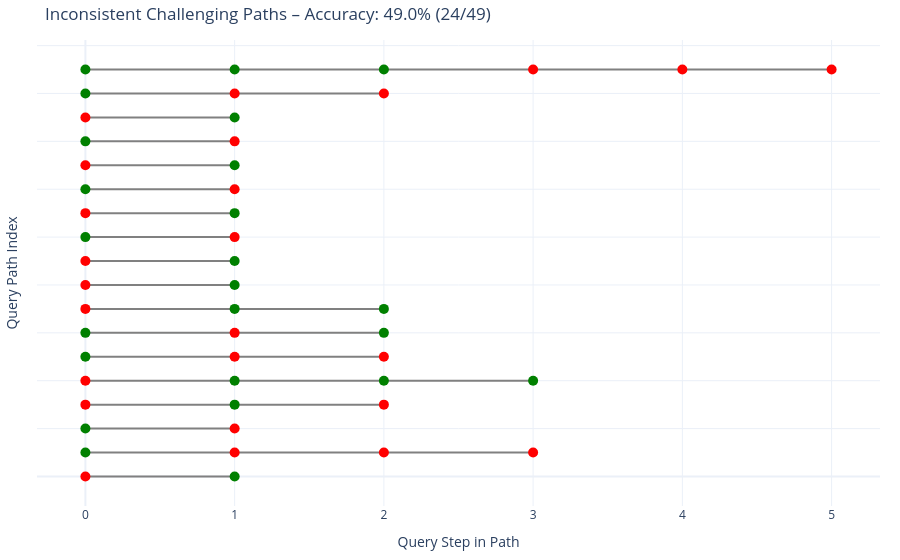

Notebook code for this chart:
### Code cell
def plot_inconsistent_paths_by_difficulty(difficulty_level):
    fig = go.Figure()
    y_offset = 0

    def truncate(text, max_len=100):
        return text if len(text) <= max_len else text[:max_len] + "..."

    total = 0
    correct = 0

    for entry in data:
        path = entry["path"]
        if not path or path[0]["difficulty"] != difficulty_level:
            continue
        if len(path) <= 1:
            continue
        for step in path:
            if step['correct'] == None:
                step['correct'] = 0
        correct_count = sum(step['correct'] for step in path)
        if correct_count == 0 or correct_count == len(path):
            continue  # skip fully correct or fully wrong paths

        total += len(path)
        correct += correct_count

        x_vals = list(range(len(path)))
        y_vals = [y_offset] * len(path)
        colors = ['green' if step['correct'] == 1 else 'red' for step in path]
        hover_texts = [
            f"QID: {step['question_id']}<br>"
            f"<b>Difficulty:</b> {step['difficulty']}<br>"
            f"<b>Correct:</b> {'✅' if step['correct'] else '❌'}<br><br>"
            f"<b>GT:</b> {truncate(step['gt_query'])}<br><br>"
            f"<b>Pred:</b> {truncate(step['predicted_query'])}"
            for step in path
        ]

        fig.add_trace(go.Scatter(
            x=x_vals,
            y=y_vals,
            mode='lines+markers',
            marker=dict(color=colors, size=10),
            line=dict(color='gray', width=2),
            text=hover_texts,
            hoverinfo='text',
            showlegend=False
        ))

        y_offset += 1

    accuracy = (correct / total * 100) if total > 0 else 0

    fig.update_layout(
        title=f"Inconsistent {difficulty_level.capitalize()} Paths – Accuracy: {accuracy:.1f}% ({correct}/{total})",
        xaxis_title="Query Step in Path",
        yaxis_title="Query Path Index",
        yaxis=dict(showticklabels=False),
        template="plotly_white",
        height=400 + 50 * y_offset,
        margin=dict(l=20, r=20, t=40, b=20),
    )
    fig.show()

plot_inconsistent_paths_by_difficulty("challenging")

### Figure 1 — Plotly figure (JSON) as saved in the notebook; plotly's stock layout.template omitted (floating-point values rounded to 4 significant figures)
{"data": [{"hoverinfo": "text", "line": {"color": "gray", "width": 2}, "marker": {"color": ["red", "green"], "size": 10}, "mode": "lines+markers", "showlegend": false, "text": ["QID: 1476<br><b>Difficulty:</b> challenging<br><b>Correct:</b> ❌<br><br><b>GT:</b> SELECT SUM(CASE WHEN T1.Currency = 'CZK' THEN CAST(T2.Consumption AS float) ELSE 0 END) -SUM(CASE WH...<br><br><b>Pred:</b> SELECT     SUM(CASE WHEN c.currency = 'CZK' THEN t.amount ELSE 0 END) AS total_consumption_czk,     ...", "QID: 1476<br><b>Difficulty:</b> challenging<br><b>Correct:</b> ✅<br><br><b>GT:</b> SELECT SUM(CASE WHEN T1.Currency = 'CZK' THEN CAST(T2.Consumption AS float) ELSE 0 END) -SUM(CASE WH...<br><br><b>Pred:</b> SELECT     ABS(SUM(CASE WHEN c.currency = 'CZK' THEN CAST(ym.consumption AS FLOAT) ELSE 0 END) - SUM..."], "type": "scatter", "x": [0, 1], "y": [0, 0]}, {"hoverinfo": "text", "line": {"color": "gray", "width": 2}, "marker": {"color": ["green", "red", "red", "red"], "size": 10}, "mode": "lines+markers", "showlegend": false, "text": ["QID: 1189<br><b>Difficulty:</b> challenging<br><b>Correct:</b> ✅<br><br><b>GT:</b> SELECT COUNT(*) FROM Examination<br><br><b>Pred:</b> SELECT COUNT(*) FROM Examination", "QID: 1189<br><b>Difficulty:</b> challenging<br><b>Correct:</b> ❌<br><br><b>GT:</b> SELECT COUNT(*) FROM Examination WHERE Thrombosis = 2<br><br><b>Pred:</b> SELECT COUNT(*) FROM Examination WHERE thrombosis_level = 2", "QID: 1189<br><b>Difficulty:</b> challenging<br><b>Correct:</b> ❌<br><br><b>GT:</b> SELECT COUNT(*) FROM Examination WHERE Thrombosis = 2 AND \"ANA Pattern\" = 'S'<br><br><b>Pred:</b> SELECT COUNT(*) FROM Examination WHERE thrombosis_level = 2 AND ana_pattern = 'S'", "QID: 1189<br><b>Difficulty:</b> challenging<br><b>Correct:</b> ❌<br><br><b>GT:</b> SELECT COUNT(*) FROM Examination WHERE Thrombosis = 2 AND \"ANA Pattern\" = 'S' AND \"aCL IgM\" > (SELEC...<br><br><b>Pred:</b> SELECT COUNT(*) FROM Examination WHERE thrombosis_level = 2 AND ana_pattern = 'S' AND `aCL IgM` > (S..."], "type": "scatter", "x": [0, 1, 2, 3], "y": [1, 1, 1, 1]}, {"hoverinfo": "text", "line": {"color": "gray", "width": 2}, "marker": {"color": ["green", "red"], "size": 10}, "mode": "lines+markers", "showlegend": false, "text": ["QID: 1042<br><b>Difficulty:</b> challenging<br><b>Correct:</b> ✅<br><br><b>GT:</b> SELECT t1.name FROM League AS t1 INNER JOIN Match AS t2 ON t1.id = t2.league_id<br><br><b>Pred:</b> SELECT DISTINCT League.name FROM League JOIN Match ON League.id = Match.league_id", "QID: 1042<br><b>Difficulty:</b> challenging<br><b>Correct:</b> ❌<br><br><b>GT:</b> SELECT t1.name FROM League AS t1 INNER JOIN Match AS t2 ON t1.id = t2.league_id WHERE t2.season = '2...<br><br><b>Pred:</b> SELECT League.name FROM League JOIN Match ON League.id = Match.league_id WHERE Match.season = '2009 ..."], "type": "scatter", "x": [0, 1], "y": [2, 2]}, {"hoverinfo": "text", "line": {"color": "gray", "width": 2}, "marker": {"color": ["red", "green", "red"], "size": 10}, "mode": "lines+markers", "showlegend": false, "text": ["QID: 988<br><b>Difficulty:</b> challenging<br><b>Correct:</b> ❌<br><br><b>GT:</b> SELECT T2.forename, T2.surname FROM pitStops AS T1 INNER JOIN drivers AS T2 ON T1.driverId = T2.driv...<br><br><b>Pred:</b> SELECT d.forename, d.surname FROM drivers d JOIN pitStops ps ON ps.driverid = d.driverid WHERE d.nat...", "QID: 988<br><b>Difficulty:</b> challenging<br><b>Correct:</b> ✅<br><br><b>GT:</b> SELECT T2.forename, T2.surname FROM pitStops AS T1 INNER JOIN drivers AS T2 ON T1.driverId = T2.driv...<br><br><b>Pred:</b> SELECT d.forename, d.surname FROM drivers d JOIN pitStops ps ON ps.driverid = d.driverid WHERE d.nat...", "QID: 988<br><b>Difficulty:</b> challenging<br><b>Correct:</b> ❌<br><br><b>GT:</b> SELECT T2.forename, T2.surname FROM pitStops AS T1 INNER JOIN drivers AS T2 ON T1.driverId = T2.driv...<br><br><b>Pred:</b> SELECT d.forename, d.surname, AVG(ps.duration) AS average_pitstop_duration FROM drivers d JOIN pitSt..."], "type": "scatter", "x": [0, 1, 2], "y": [3, 3, 3]}, {"hoverinfo": "text", "line": {"color": "gray", "width": 2}, "marker": {"color": ["red", "green", "green", "green"], "size": 10}, "mode": "lines+markers", "showlegend": false, "text": ["QID: 990<br><b>Difficulty:</b> challenging<br><b>Correct:</b> ❌<br><br><b>GT:</b> SELECT T3.constructorRef, T3.url FROM results AS T1 INNER JOIN races AS T2 ON T1.raceId = T2.raceId ...<br><br><b>Pred:</b> SELECT constructors.constructorref, constructors.url FROM constructors JOIN results ON constructors....", "QID: 990<br><b>Difficulty:</b> challenging<br><b>Correct:</b> ✅<br><br><b>GT:</b> SELECT T3.constructorRef, T3.url FROM results AS T1 INNER JOIN races AS T2 ON T1.raceId = T2.raceId ...<br><br><b>Pred:</b> SELECT DISTINCT constructors.constructorref, constructors.url FROM constructors JOIN results ON cons...", "QID: 990<br><b>Difficulty:</b> challenging<br><b>Correct:</b> ✅<br><br><b>GT:</b> SELECT T3.constructorRef, T3.url FROM results AS T1 INNER JOIN races AS T2 ON T1.raceId = T2.raceId ...<br><br><b>Pred:</b> SELECT DISTINCT constructors.constructorref, constructors.url FROM constructors JOIN results ON cons...", "QID: 990<br><b>Difficulty:</b> challenging<br><b>Correct:</b> ✅<br><br><b>GT:</b> SELECT T3.constructorRef, T3.url FROM results AS T1 INNER JOIN races AS T2 ON T1.raceId = T2.raceId ...<br><br><b>Pred:</b> SELECT constructors.constructorref, constructors.url FROM constructors JOIN results ON constructors...."], "type": "scatter", "x": [0, 1, 2, 3], "y": [4, 4, 4, 4]}, {"hoverinfo": "text", "line": {"color": "gray", "width": 2}, "marker": {"color": ["green", "red", "red"], "size": 10}, "mode": "lines+markers", "showlegend": false, "text": ["QID: 769<br><b>Difficulty:</b> challenging<br><b>Correct:</b> ✅<br><br><b>GT:</b> SELECT T1.superhero_name FROM superhero AS T1 INNER JOIN hero_attribute AS T2 ON T1.id = T2.hero_id ...<br><br><b>Pred:</b> SELECT superhero.superhero_name FROM superhero JOIN hero_attribute ON superhero.id = hero_attribute....", "QID: 769<br><b>Difficulty:</b> challenging<br><b>Correct:</b> ❌<br><br><b>GT:</b> SELECT T1.superhero_name FROM superhero AS T1 INNER JOIN hero_attribute AS T2 ON T1.id = T2.hero_id ...<br><br><b>Pred:</b> SELECT superhero.superhero_name FROM superhero JOIN publisher ON superhero.publisher_id = publisher....", "QID: 769<br><b>Difficulty:</b> challenging<br><b>Correct:</b> ❌<br><br><b>GT:</b> SELECT T1.superhero_name FROM superhero AS T1 INNER JOIN hero_attribute AS T2 ON T1.id = T2.hero_id ...<br><br><b>Pred:</b> SELECT superhero.superhero_name FROM superhero JOIN publisher ON superhero.publisher_id = publisher...."], "type": "scatter", "x": [0, 1, 2], "y": [5, 5, 5]}, {"hoverinfo": "text", "line": {"color": "gray", "width": 2}, "marker": {"color": ["green", "red", "green"], "size": 10}, "mode": "lines+markers", "showlegend": false, "text": ["QID: 773<br><b>Difficulty:</b> challenging<br><b>Correct:</b> ✅<br><br><b>GT:</b> SELECT T1.superhero_name, T2.publisher_name FROM superhero AS T1 INNER JOIN publisher AS T2 ON T1.pu...<br><br><b>Pred:</b> SELECT superhero.superhero_name, publisher.publisher_name FROM superhero JOIN publisher ON superhero...", "QID: 773<br><b>Difficulty:</b> challenging<br><b>Correct:</b> ❌<br><br><b>GT:</b> SELECT T1.superhero_name, T2.publisher_name FROM superhero AS T1 INNER JOIN publisher AS T2 ON T1.pu...<br><br><b>Pred:</b> SELECT s1.superhero_name AS superhero_name_1, s2.superhero_name AS superhero_name_2, p.publisher_nam...", "QID: 773<br><b>Difficulty:</b> challenging<br><b>Correct:</b> ✅<br><br><b>GT:</b> SELECT T1.superhero_name, T2.publisher_name FROM superhero AS T1 INNER JOIN publisher AS T2 ON T1.pu...<br><br><b>Pred:</b> SELECT superhero.superhero_name, publisher.publisher_name FROM superhero JOIN publisher ON superhero..."], "type": "scatter", "x": [0, 1, 2], "y": [6, 6, 6]}, {"hoverinfo": "text", "line": {"color": "gray", "width": 2}, "marker": {"color": ["red", "green", "green"], "size": 10}, "mode": "lines+markers", "showlegend": false, "text": ["QID: 586<br><b>Difficulty:</b> challenging<br><b>Correct:</b> ❌<br><br><b>GT:</b> SELECT T3.DisplayName, T1.Title FROM posts AS T1 INNER JOIN votes AS T2 ON T1.Id = T2.PostId INNER J...<br><br><b>Pred:</b> SELECT u.displayname AS user_name, p.title AS post_title FROM votes v JOIN users u ON v.userid = u.i...", "QID: 586<br><b>Difficulty:</b> challenging<br><b>Correct:</b> ✅<br><br><b>GT:</b> SELECT T3.DisplayName, T1.Title FROM posts AS T1 INNER JOIN votes AS T2 ON T1.Id = T2.PostId INNER J...<br><br><b>Pred:</b> SELECT u.displayname AS user_name, p.title AS post_title FROM votes v JOIN users u ON v.userid = u.i...", "QID: 586<br><b>Difficulty:</b> challenging<br><b>Correct:</b> ✅<br><br><b>GT:</b> SELECT T3.DisplayName, T1.Title FROM posts AS T1 INNER JOIN votes AS T2 ON T1.Id = T2.PostId INNER J...<br><br><b>Pred:</b> SELECT u.displayname AS user_name, p.title AS post_title FROM votes v JOIN users u ON v.userid = u.i..."], "type": "scatter", "x": [0, 1, 2], "y": [7, 7, 7]}, {"hoverinfo": "text", "line": {"color": "gray", "width": 2}, "marker": {"color": ["red", "green"], "size": 10}, "mode": "lines+markers", "showlegend": false, "text": ["QID: 477<br><b>Difficulty:</b> challenging<br><b>Correct:</b> ❌<br><br><b>GT:</b> SELECT T1.artist FROM cards AS T1 INNER JOIN sets AS T2 ON T2.code = T1.setCode<br><br><b>Pred:</b> SELECT DISTINCT cards.artist FROM cards JOIN sets ON cards.setcode = sets.code WHERE sets.code = 'SE...", "QID: 477<br><b>Difficulty:</b> challenging<br><b>Correct:</b> ✅<br><br><b>GT:</b> SELECT T1.artist FROM cards AS T1 INNER JOIN sets AS T2 ON T2.code = T1.setCode WHERE (T2.name = 'Co...<br><br><b>Pred:</b> SELECT DISTINCT cards.artist FROM cards JOIN sets ON cards.setcode = sets.code WHERE sets.name = 'Co..."], "type": "scatter", "x": [0, 1], "y": [8, 8]}, {"hoverinfo": "text", "line": {"color": "gray", "width": 2}, "marker": {"color": ["red", "green"], "size": 10}, "mode": "lines+markers", "showlegend": false, "text": ["QID: 528<br><b>Difficulty:</b> challenging<br><b>Correct:</b> ❌<br><br><b>GT:</b> SELECT DISTINCT T2.name, CASE WHEN T1.status = 'Legal' THEN T1.format ELSE NULL END FROM legalities ...<br><br><b>Pred:</b> SELECT c.name, l.format FROM cards c LEFT JOIN legalities l ON c.uuid = l.uuid WHERE l.status = 'Leg...", "QID: 528<br><b>Difficulty:</b> challenging<br><b>Correct:</b> ✅<br><br><b>GT:</b> SELECT DISTINCT T2.name, CASE WHEN T1.status = 'Legal' THEN T1.format ELSE NULL END FROM legalities ...<br><br><b>Pred:</b> SELECT c.name, l.format FROM cards c JOIN sets s ON c.setcode = s.code LEFT JOIN legalities l ON c.u..."], "type": "scatter", "x": [0, 1], "y": [9, 9]}, {"hoverinfo": "text", "line": {"color": "gray", "width": 2}, "marker": {"color": ["green", "red"], "size": 10}, "mode": "lines+markers", "showlegend": false, "text": ["QID: 207<br><b>Difficulty:</b> challenging<br><b>Correct:</b> ✅<br><br><b>GT:</b> SELECT DISTINCT T1.element FROM atom AS T1 INNER JOIN bond AS T2 ON T1.molecule_id = T2.molecule_id ...<br><br><b>Pred:</b> SELECT DISTINCT a.element FROM atom a JOIN connected c ON a.atom_id = c.atom_id OR a.atom_id = c.ato...", "QID: 207<br><b>Difficulty:</b> challenging<br><b>Correct:</b> ❌<br><br><b>GT:</b> SELECT DISTINCT T1.element FROM atom AS T1 INNER JOIN bond AS T2 ON T1.molecule_id = T2.molecule_id ...<br><br><b>Pred:</b> SELECT DISTINCT a.element FROM atom a JOIN connected c ON a.atom_id = c.atom_id OR a.atom_id = c.ato..."], "type": "scatter", "x": [0, 1], "y": [10, 10]}, {"hoverinfo": "text", "line": {"color": "gray", "width": 2}, "marker": {"color": ["red", "green"], "size": 10}, "mode": "lines+markers", "showlegend": false, "text": ["QID: 231<br><b>Difficulty:</b> challenging<br><b>Correct:</b> ❌<br><br><b>GT:</b> SELECT T.bond_type FROM (SELECT T1.bond_type, COUNT(T1.molecule_id) FROM bond AS T1<br><br><b>Pred:</b> SELECT bond_type, COUNT(*) AS count FROM bond WHERE molecule_id = 'TR010' GROUP BY bond_type", "QID: 231<br><b>Difficulty:</b> challenging<br><b>Correct:</b> ✅<br><br><b>GT:</b> SELECT T.bond_type FROM (SELECT T1.bond_type, COUNT(T1.molecule_id) FROM bond AS T1 WHERE T1.molecul...<br><br><b>Pred:</b> SELECT bond_type FROM bond WHERE molecule_id = 'TR010' GROUP BY bond_type ORDER BY COUNT(*) DESC LIM..."], "type": "scatter", "x": [0, 1], "y": [11, 11]}, {"hoverinfo": "text", "line": {"color": "gray", "width": 2}, "marker": {"color": ["green", "red"], "size": 10}, "mode": "lines+markers", "showlegend": false, "text": ["QID: 247<br><b>Difficulty:</b> challenging<br><b>Correct:</b> ✅<br><br><b>GT:</b> SELECT DISTINCT T.element FROM atom AS T<br><br><b>Pred:</b> SELECT DISTINCT element FROM atom", "QID: 247<br><b>Difficulty:</b> challenging<br><b>Correct:</b> ❌<br><br><b>GT:</b> SELECT DISTINCT T.element FROM atom AS T WHERE NOT T.element IN (SELECT DISTINCT T1.element FROM ato...<br><br><b>Pred:</b> SELECT element FROM atom WHERE atom_id NOT IN (SELECT atom_id FROM connected UNION SELECT atom_id2 F..."], "type": "scatter", "x": [0, 1], "y": [12, 12]}, {"hoverinfo": "text", "line": {"color": "gray", "width": 2}, "marker": {"color": ["red", "green"], "size": 10}, "mode": "lines+markers", "showlegend": false, "text": ["QID: 249<br><b>Difficulty:</b> challenging<br><b>Correct:</b> ❌<br><br><b>GT:</b> SELECT T2.element FROM connected AS T1 INNER JOIN atom AS T2 ON T1.atom_id = T2.atom_id<br><br><b>Pred:</b> SELECT a.element FROM atom a JOIN connected c ON a.atom_id = c.atom_id2 WHERE c.bond_id IN (     SEL...", "QID: 249<br><b>Difficulty:</b> challenging<br><b>Correct:</b> ✅<br><br><b>GT:</b> SELECT T2.element FROM connected AS T1 INNER JOIN atom AS T2 ON T1.atom_id = T2.atom_id WHERE T1.bon...<br><br><b>Pred:</b> SELECT a.element FROM atom a JOIN connected c ON a.atom_id = c.atom_id WHERE c.bond_id = 'TR144_8_19..."], "type": "scatter", "x": [0, 1], "y": [13, 13]}, {"hoverinfo": "text", "line": {"color": "gray", "width": 2}, "marker": {"color": ["green", "red"], "size": 10}, "mode": "lines+markers", "showlegend": false, "text": ["QID: 253<br><b>Difficulty:</b> challenging<br><b>Correct:</b> ✅<br><br><b>GT:</b> SELECT DISTINCT T3.element FROM bond AS T1 INNER JOIN connected AS T2 ON T1.bond_id = T2.bond_id INN...<br><br><b>Pred:</b> SELECT DISTINCT a.element FROM atom a JOIN connected c ON a.atom_id = c.atom_id OR a.atom_id = c.ato...", "QID: 253<br><b>Difficulty:</b> challenging<br><b>Correct:</b> ❌<br><br><b>GT:</b> SELECT DISTINCT T3.element FROM bond AS T1 INNER JOIN connected AS T2 ON T1.bond_id = T2.bond_id INN...<br><br><b>Pred:</b> SELECT DISTINCT a.element FROM atom a JOIN connected c ON a.atom_id = c.atom_id OR a.atom_id = c.ato..."], "type": "scatter", "x": [0, 1], "y": [14, 14]}, {"hoverinfo": "text", "line": {"color": "gray", "width": 2}, "marker": {"color": ["red", "green"], "size": 10}, "mode": "lines+markers", "showlegend": false, "text": ["QID: 268<br><b>Difficulty:</b> challenging<br><b>Correct:</b> ❌<br><br><b>GT:</b> SELECT T2.element FROM connected AS T1 INNER JOIN atom AS T2 ON T1.atom_id = T2.atom_id<br><br><b>Pred:</b> SELECT a.element FROM atom a JOIN connected c ON a.atom_id = c.atom_id2 WHERE c.atom_id = 'specific_...", "QID: 268<br><b>Difficulty:</b> challenging<br><b>Correct:</b> ✅<br><br><b>GT:</b> SELECT T2.element FROM connected AS T1 INNER JOIN atom AS T2 ON T1.atom_id = T2.atom_id WHERE T1.bon...<br><br><b>Pred:</b> SELECT a.element FROM atom a JOIN connected c ON a.atom_id = c.atom_id OR a.atom_id = c.atom_id2 WHE..."], "type": "scatter", "x": [0, 1], "y": [15, 15]}, {"hoverinfo": "text", "line": {"color": "gray", "width": 2}, "marker": {"color": ["green", "red", "red"], "size": 10}, "mode": "lines+markers", "showlegend": false, "text": ["QID: 28<br><b>Difficulty:</b> challenging<br><b>Correct:</b> ✅<br><br><b>GT:</b> SELECT T2.School, T2.DOC FROM frpm AS T1 INNER JOIN schools AS T2 ON T1.CDSCode = T2.CDSCode<br><br><b>Pred:</b> SELECT s.school, s.doc FROM schools s JOIN frpm f ON s.cdscode = f.cdscode", "QID: 28<br><b>Difficulty:</b> challenging<br><b>Correct:</b> ❌<br><br><b>GT:</b> SELECT T2.School, T2.DOC FROM frpm AS T1 INNER JOIN schools AS T2 ON T1.CDSCode = T2.CDSCode WHERE T...<br><br><b>Pred:</b> SELECT s.school, s.doc FROM schools s JOIN frpm f ON s.cdscode = f.cdscode WHERE f.`Charter Funding ...", "QID: 28<br><b>Difficulty:</b> challenging<br><b>Correct:</b> ❌<br><br><b>GT:</b> SELECT T2.School, T2.DOC FROM frpm AS T1 INNER JOIN schools AS T2 ON T1.CDSCode = T2.CDSCode WHERE T...<br><br><b>Pred:</b> SELECT s.school, s.doc FROM schools s JOIN frpm f ON s.cdscode = f.cdscode WHERE f.`Charter Funding ..."], "type": "scatter", "x": [0, 1, 2], "y": [16, 16, 16]}, {"hoverinfo": "text", "line": {"color": "gray", "width": 2}, "marker": {"color": ["green", "green", "green", "red", "red", "red"], "size": 10}, "mode": "lines+markers", "showlegend": false, "text": ["QID: 87<br><b>Difficulty:</b> challenging<br><b>Correct:</b> ✅<br><br><b>GT:</b> SELECT T2.AdmEmail1, T2.AdmEmail2 FROM frpm AS T1 INNER JOIN schools AS T2 ON T1.CDSCode = T2.CDSCod...<br><br><b>Pred:</b> SELECT s.admemail1, s.admemail2 FROM schools s JOIN frpm f ON s.cdscode = f.cdscode", "QID: 87<br><b>Difficulty:</b> challenging<br><b>Correct:</b> ✅<br><br><b>GT:</b> SELECT T2.AdmEmail1, T2.AdmEmail2 FROM frpm AS T1 INNER JOIN schools AS T2 ON T1.CDSCode = T2.CDSCod...<br><br><b>Pred:</b> SELECT s.admemail1, s.admemail2 FROM schools s JOIN frpm f ON s.cdscode = f.cdscode WHERE s.county =...", "QID: 87<br><b>Difficulty:</b> challenging<br><b>Correct:</b> ✅<br><br><b>GT:</b> SELECT T2.AdmEmail1, T2.AdmEmail2 FROM frpm AS T1 INNER JOIN schools AS T2 ON T1.CDSCode = T2.CDSCod...<br><br><b>Pred:</b> SELECT s.admemail1, s.admemail2 FROM schools s JOIN frpm f ON s.cdscode = f.cdscode WHERE s.county =...", "QID: 87<br><b>Difficulty:</b> challenging<br><b>Correct:</b> ❌<br><br><b>GT:</b> SELECT T2.AdmEmail1, T2.AdmEmail2 FROM frpm AS T1 INNER JOIN schools AS T2 ON T1.CDSCode = T2.CDSCod...<br><br><b>Pred:</b> SELECT s.admemail1, s.admemail2 FROM schools s JOIN frpm f ON s.cdscode = f.cdscode WHERE s.county =...", "QID: 87<br><b>Difficulty:</b> challenging<br><b>Correct:</b> ❌<br><br><b>GT:</b> SELECT T2.AdmEmail1, T2.AdmEmail2 FROM frpm AS T1 INNER JOIN schools AS T2 ON T1.CDSCode = T2.CDSCod...<br><br><b>Pred:</b> SELECT s.admemail1, s.admemail2 FROM schools s JOIN frpm f ON s.cdscode = f.cdscode WHERE s.county =...", "QID: 87<br><b>Difficulty:</b> challenging<br><b>Correct:</b> ❌<br><br><b>GT:</b> SELECT T2.AdmEmail1, T2.AdmEmail2 FROM frpm AS T1 INNER JOIN schools AS T2 ON T1.CDSCode = T2.CDSCod...<br><br><b>Pred:</b> SELECT s.admemail1, s.admemail2, s.admemail3 FROM schools s JOIN frpm f ON s.cdscode = f.cdscode WHE..."], "type": "scatter", "x": [0, 1, 2, 3, 4, 5], "y": [17, 17, 17, 17, 17, 17]}], "layout": {"autosize": true, "margin": {"b": 20, "l": 20, "r": 20, "t": 40}, "title": {"text": "Inconsistent Challenging Paths – Accuracy: 49.0% (24/49)"}, "xaxis": {"autorange": true, "range": [-0.3146, 5.315], "title": {"text": "Query Step in Path"}, "type": "linear"}, "yaxis": {"autorange": true, "range": [-1.465, 18.46], "showticklabels": false, "title": {"text": "Query Path Index"}, "type": "linear"}}}
